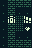

Rendered tile map (Tiled .tmx) drawn with the repository's tilesets; below, a short description and the full map source, tile grids included:
An orthogonal 4x6 tile map with 8x8 px tiles, 1 tile layer (Tile Layer 1).

<map version="1.5" tiledversion="1.6.0" orientation="orthogonal" renderorder="right-down" width="4" height="6" tilewidth="8" tileheight="8" infinite="0" nextlayerid="2" nextobjectid="1">
 <tileset firstgid="1" source="bg.tsx" />
 <layer id="1" name="Tile Layer 1" width="4" height="6">
  <data encoding="csv">
2,72,72,72,
2,72,2,2,
2,64,9,15,
2,72,9,73,
2,72,2,2,
2,72,72,72
</data>
 </layer>
</map>
